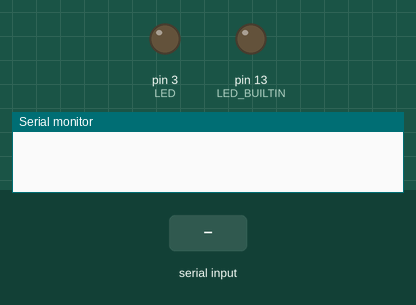
The sketch below on a simulated Arduino Uno, built with avr-gcc and run on an emulated ATmega328P. Parts: output pins drawn as LEDs (lit = HIGH), the last lines printed to the serial monitor. The inputs (shaded band) are chosen by the test bench.

Above: at 1.2 s.
1.3 s: byte 30 received over Serial
At 2.5 s:
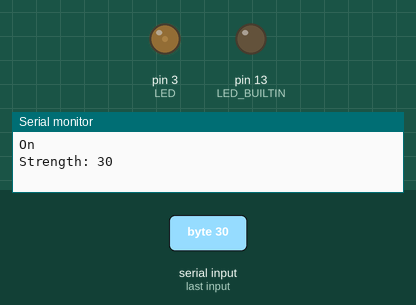
2.8 s: byte 90 received over Serial
At 3.8 s:
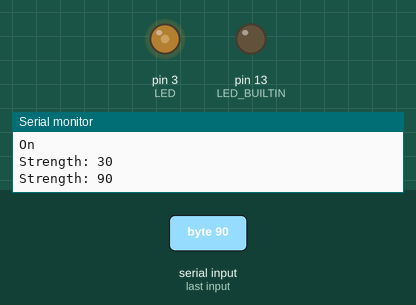
Timing chart, 0 to 5.8 s (numbered marks = the images above; inputs shaded):
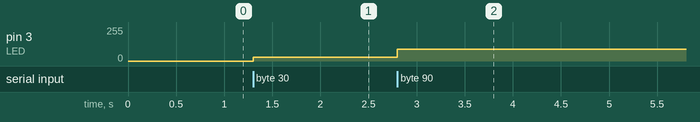

The sketch:

Vibrate_bool_and_distance.ino
```cpp
#define LED 3                // LED connected to digital pin 13

bool lightOn = false;
byte strength = 0;

void setup()
{
  Serial.begin(9600);
  pinMode(LED, OUTPUT);      // sets the digital pin as output
  pinMode(LED_BUILTIN, OUTPUT);
  Serial.setTimeout(10);
}


void loop()
{
  if(Serial.available())
  {
    strength = Serial.read(); //Serial.parseInt();

    if(strength)
    {
      if(strength > 1)
      {
        if(!lightOn) Serial.println("On");

        lightOn = true;
        analogWrite(LED, strength);
        Serial.print("Strength: ");
        Serial.println(strength);
      }
      else
      {
        Serial.println("Off");
        lightOn = false;
        digitalWrite(LED, LOW);
      }
    }

    delay(33);
  }
}
```

Measured:
- after the input at 1.3 s, pin 3 (LED): 0/255 → 30/255 at once
- after the input at 2.8 s, pin 3 (LED): 30/255 → 90/255 at once
